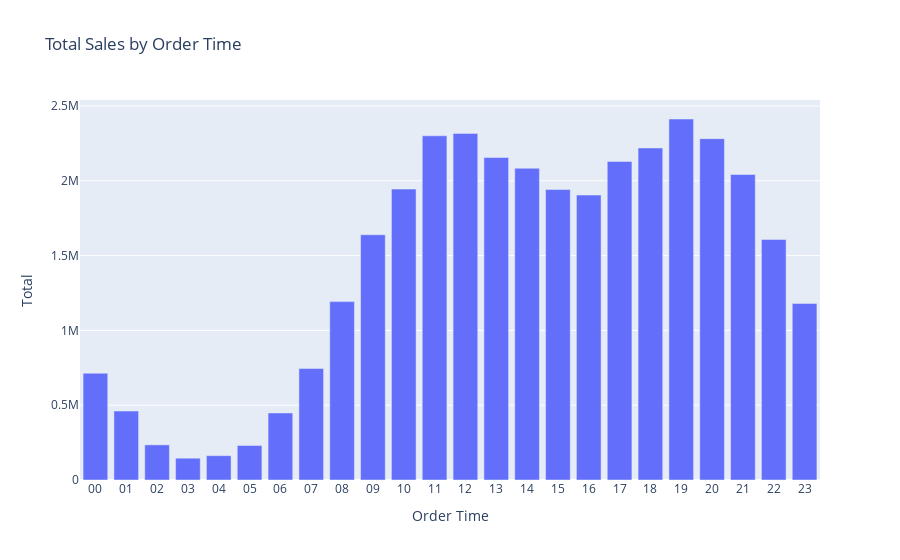

The notebook cell saved with this chart:
### Code cell
import plotly.express as px

# Assuming 'order_group' is your grouped DataFrame
fig = px.bar(order_group.reset_index(), x='Order Time', y='Total', title='Total Sales by Order Time')
# fig.update_xaxes(categoryorder='total ascending')  # Ensure the x-axis is ordered correctly
fig.show()

### Figure 1 — Plotly figure (JSON) as saved in the notebook; plotly's stock layout.template omitted (floating-point values rounded to 4 significant figures)
{"data": [{"alignmentgroup": "True", "hovertemplate": "Order Time=%{x}<br>Total=%{y}<extra></extra>", "legendgroup": "", "marker": {"color": "#636efa", "pattern": {"shape": ""}}, "name": "", "offsetgroup": "", "orientation": "v", "showlegend": false, "textposition": "auto", "type": "bar", "x": ["00", "01", "02", "03", "04", "05", "06", "07", "08", "09", "10", "11", "12", "13", "14", "15", "16", "17", "18", "19", "20", "21", "22", "23"], "xaxis": "x", "y": [713700.0, 460900.0, 234900.0, 145800.0, 162700.0, 230700.0, 448113, 744900.0, 1192000.0, 1639000.0, 1944000.0, 2301000.0, 2317000.0, 2155000.0, 2084000.0, 1942000.0, 1905000.0, 2129000.0, 2219000.0, 2413000.0, 2282000.0, 2042000.0, 1608000.0, 1179000.0], "yaxis": "y"}], "layout": {"barmode": "relative", "legend": {"tracegroupgap": 0}, "title": {"text": "Total Sales by Order Time"}, "xaxis": {"anchor": "y", "domain": [0, 1], "title": {"text": "Order Time"}}, "yaxis": {"anchor": "x", "domain": [0, 1], "title": {"text": "Total"}}}}
